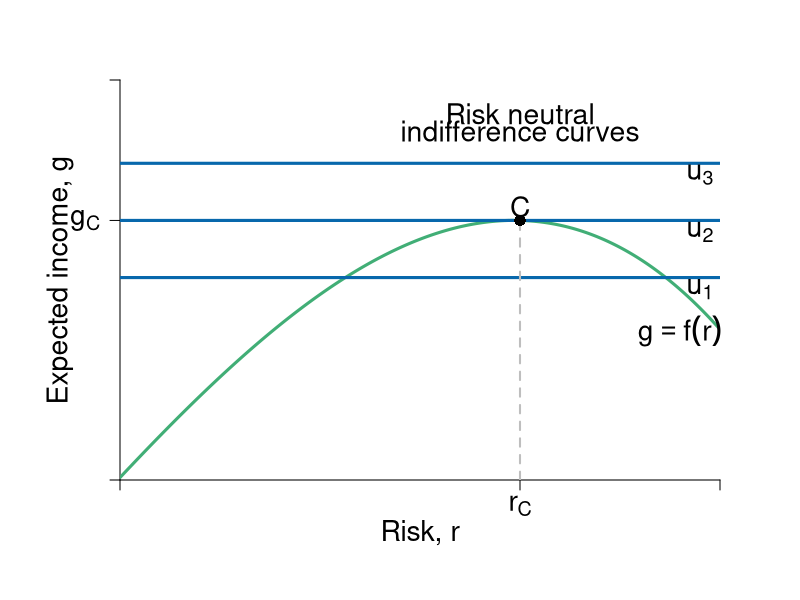

Here is the R script that generated this plot:
#Graph Designer: Simon Halliday & Riley Boeth '17
#Authors: Bowles, Foley and Halliday
#Title: Coordination, Conflict and Competition: A Text in Microeconomics

library(shape)
require(shape)
pdf(file = "capitalism/risks_feasible_neutral.pdf", width = 10, height = 8)


#Set parameters for graphics
axislabelsize <- 1.7
labelsize <- 1.7
graphlinewidth <- 3
segmentlinewidth <- 2

COL <- c("#7fc97f", "#beaed4", "#fdc086", "#ffff99", "#386cb0", "#f0027f", "#bf5b17", "#666666")
COLA <- c("#e0f3db", "#99d8c9","#66c2a4","#41ae76", "#238b45", "#005824")
COLB <- c("#c6dbef", "#4eb3d3", "#2b8cbe", "#0868ac","#084081")
COLC <- c("#fcfbfd", "#efedf5", "#dadaeb", "#bcbddc", "#9e9ac8", "#807dba", "#6a51a3", "#54278f", "#3f007d")

#Edited the margins to cater for the larger LHS labels
par(mar =  c(6, 6, 4, 4))

#Indifference curves of a risk-averse homo economicus (1st graph out of the two for 4.7)

indiffA1 <- function(x, uA = 5, rmax=  .7, xmax = 15) {
  uA + (1/2)*(rmax/xmax)*(x^2)
}

#rmax*x
#indiffA <- function(x, ua=2) {
#  ua + (1/12)*(x)^2
#}

#Average wealth function 

avgwealth <- function(x){
  (1.08)*((-1/35)*(((-((.9)*x-36))^2))+36.8+((-1/10)*(x-4)+(-1/1000)*((x-3)^3)))
}

#Add limits on axes and levels of utility for each indifference curve
ylims <- c(0, 35)
xlims <- c(0, 30)

npts <- 501 
x <- seq(xlims[1], xlims[2], length.out = npts)
y <- seq(ylims[1], ylims[2], length.out = npts) 

plot(0, 0, xlim = xlims, ylim = ylims, type = "n",
     xlab = expression(paste("")),
     ylab = expression(paste("")), 
     xaxt = "n", 
     yaxt = "n", 
     bty = "n", 
     xaxs="i", 
     yaxs="i"
)

#x and y limits with plain axes without ticks/numbers to match previous graph

ticksx <- c(0, 20, xlims[2])
xlabels <- c(NA, expression(paste(r[C])), NA)
ticksy <- c(0, avgwealth(20), ylims[2])
ylabels <- c(NA, expression(paste(g[C])), NA)



axis(1,at = ticksx,  pos = 0, labels = xlabels, cex.axis = axislabelsize)
axis(2,at = ticksy,  pos = 0, labels = ylabels, las = 1, cex.axis = axislabelsize)

npts <- 500 
xx1 <- seq(xlims[1], xlims[2], length.out = npts)
xx2 <- seq(0, xlims[2], length.out = npts)
xx3 <- seq(xlims[1], 0, length.out = npts)
xx4 <- seq(-11, 0, length.out = npts)


# lines(xx1, indiffA1(xx1, uA= 8.3), col = COLB[4], lwd = graphlinewidth)
# lines(xx1, indiffA1(xx1, uA = 16), col = COLB[4], lwd = graphlinewidth)
# lines(xx1, indiffA1(xx1, uA = 23.7), col = COLB[4], lwd = graphlinewidth)
lines(xx1, avgwealth(xx1), col = COLA[4], lwd = graphlinewidth)


#Axis labels and draw linear utility function
mtext(expression(paste("Risk, ", r)), side = 1, line = 2.5, cex = axislabelsize)
text(-3, 0.5*ylims[2], expression(paste("Expected income, ", g)), xpd = TRUE, cex = axislabelsize, srt = 90) 


text(29-1, avgwealth(29)-2, expression(paste(g == f(r))), xpd = TRUE, cex = labelsize)

#Label various points on line

# text(2, avgwealth(2)+1.2, expression(paste("a")), cex = labelsize)
# text(5, avgwealth(5)+1.2, expression(paste("b")), cex = labelsize)
# points(5, avgwealth(5), pch = 16, col = "black", cex = 1.5)
# points(2, avgwealth(2), pch = 16, col = "black", cex = 1.5)
# 
segments(0, avgwealth(x = 20), xlims[2], avgwealth(x = 20), lty = 1, col = COLB[4], lwd = graphlinewidth)
segments(0, avgwealth(x = 20) - 5, xlims[2], avgwealth(x = 20) - 5, lty = 1, col = COLB[4], lwd = graphlinewidth)
segments(0, avgwealth(x = 20) + 5, xlims[2], avgwealth(x = 20) + 5, lty = 1, col = COLB[4], lwd = graphlinewidth)

#points(25, avgwealth(25), pch = 16, col = "black", cex = 1.5)
# 
# text(23.63, avgwealth(23.63)+1.1, expression(paste("c")), cex = labelsize)
# points(23.63, avgwealth(23.63), pch = 16, col = "black", cex = 1.5)
# 
text(20, avgwealth(20)+1.2, expression(paste(C)), cex = labelsize)
segments(20, 0, 20, avgwealth(20), lty = 2, col = "gray", lwd = segmentlinewidth)
points(20, avgwealth(20), pch = 16, col = "black", cex = 1.5)
# 
# text(14.7, avgwealth(15)+1, expression(paste(e)), cex = labelsize)
# segments(15, 0, 15, avgwealth(15), lty = 2, col = "gray", lwd = segmentlinewidth)
# segments(0, avgwealth(15), 15, avgwealth(15), lty = 2, col = "gray", lwd = segmentlinewidth)
# points(15, avgwealth(15), pch = 16, col = "black", cex = 1.5)

# segments(12, 0, 12, avgwealth(12), lty = 2, col = "gray", lwd = segmentlinewidth)
# points(12, avgwealth(12), pch = 16, col = "black", cex = 1.5)

#points(0, avgwealth(23)+12, pch = 16, col = "black", cex = 1.5, xpd = TRUE)
#points(0, avgwealth(23), pch = 16, col = "black", cex = 1.5,xpd = TRUE)
#points(0, avgwealth(23)-12, pch = 16, col = "black", cex = 1.5,xpd = TRUE)

#label the three indifference curves
text(29, avgwealth(20) +4, expression(paste(u[3])), xpd = TRUE, cex = labelsize)
text(29, avgwealth(20) - 1, expression(paste(u[2])),  xpd = TRUE, cex = labelsize)
text(29, avgwealth(20) - 6, expression(paste(u[1])),  xpd = TRUE, cex = labelsize)

#text(17, 38.5, expression(paste("Inequality Averse")), xpd = TRUE, cex = labelsize)
text(20, 32, expression(paste("Risk neutral")), xpd = TRUE, cex = labelsize)
text(20, 30.5, expression(paste("indifference curves")), xpd = TRUE, cex = labelsize)


dev.off()
